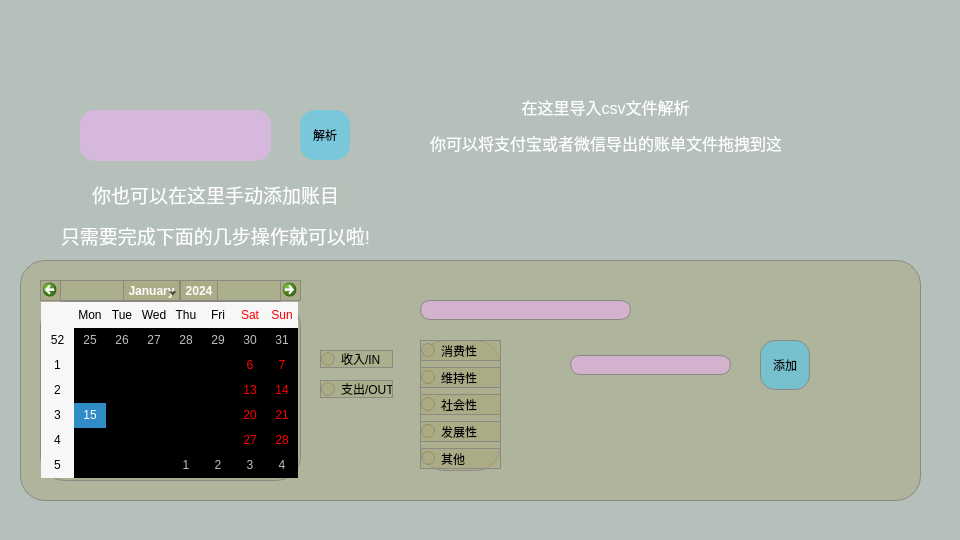
<?xml version="1.0" encoding="UTF-8"?>
<ui version="4.0">
 <class>add_account_page</class>
 <widget class="QWidget" name="add_account_page">
  <property name="geometry">
   <rect>
    <x>0</x>
    <y>0</y>
    <width>960</width>
    <height>540</height>
   </rect>
  </property>
  <property name="minimumSize">
   <size>
    <width>960</width>
    <height>540</height>
   </size>
  </property>
  <property name="maximumSize">
   <size>
    <width>960</width>
    <height>540</height>
   </size>
  </property>
  <property name="windowTitle">
   <string>Form</string>
  </property>
  <widget class="QWidget" name="backwidget" native="true">
   <property name="geometry">
    <rect>
     <x>0</x>
     <y>0</y>
     <width>960</width>
     <height>540</height>
    </rect>
   </property>
   <property name="minimumSize">
    <size>
     <width>960</width>
     <height>540</height>
    </size>
   </property>
   <property name="maximumSize">
    <size>
     <width>960</width>
     <height>540</height>
    </size>
   </property>
   <property name="styleSheet">
    <string notr="true">background-color: rgba(153, 170, 160, 175);</string>
   </property>
   <widget class="QWidget" name="common_way_widget" native="true">
    <property name="geometry">
     <rect>
      <x>20</x>
      <y>260</y>
      <width>901</width>
      <height>241</height>
     </rect>
    </property>
    <property name="styleSheet">
     <string notr="true">QWidget {
	background-color: rgba(170, 170, 127, 125);
    border-style: solid; /* 按下时边框样式 */
    border-width: 1px; /* 按下时边框宽度 */
    border-color: #8c8884; /* 按下时边框颜色 */
    border-radius: 25px; /* 边框圆角 */
}

QWidget:hover {

  background-color: rgba(170, 170, 127, 75);
    border-style: solid; /* 按下时边框样式 */
    border-width: 1px; /* 按下时边框宽度 */
    border-color: #8c8884; /* 按下时边框颜色 */
    border-radius:25px; /* 边框圆角 */
}
</string>
    </property>
    <widget class="QRadioButton" name="btnIn">
     <property name="geometry">
      <rect>
       <x>300</x>
       <y>90</y>
       <width>73</width>
       <height>18</height>
      </rect>
     </property>
     <property name="text">
      <string>收入/IN</string>
     </property>
    </widget>
    <widget class="QRadioButton" name="btnOut">
     <property name="geometry">
      <rect>
       <x>300</x>
       <y>120</y>
       <width>73</width>
       <height>18</height>
      </rect>
     </property>
     <property name="text">
      <string>支出/OUT</string>
     </property>
    </widget>
    <widget class="QPushButton" name="btnConfirm">
     <property name="geometry">
      <rect>
       <x>740</x>
       <y>80</y>
       <width>50</width>
       <height>50</height>
      </rect>
     </property>
     <property name="minimumSize">
      <size>
       <width>50</width>
       <height>50</height>
      </size>
     </property>
     <property name="maximumSize">
      <size>
       <width>50</width>
       <height>50</height>
      </size>
     </property>
     <property name="contextMenuPolicy">
      <enum>Qt::DefaultContextMenu</enum>
     </property>
     <property name="styleSheet">
      <string notr="true">QPushButton {
	font: 10pt &quot;幼圆&quot;;
	background-color: rgba(61, 203, 255, 125);
    color: #000000; /* 文字颜色 */
    font-weight: normal;
    padding: 5px; /* 按需调整内边距 */
   border-radius: 15px; /* 边框圆角 */
}

QPushButton:hover {
	background-color: rgba(61, 203, 255, 200);
    border-style: solid; /* 按下时边框样式 */
    border-width: 1px; /* 按下时边框宽度 */
    border-color: #8c8884; /* 按下时边框颜色 */
    border-radius: 15px; /* 边框圆角 */
}

</string>
     </property>
     <property name="text">
      <string>添加</string>
     </property>
    </widget>
    <widget class="QLineEdit" name="lineEdit">
     <property name="geometry">
      <rect>
       <x>550</x>
       <y>95</y>
       <width>161</width>
       <height>20</height>
      </rect>
     </property>
     <property name="styleSheet">
      <string notr="true">QLineEdit{
	background-color: rgba(246, 176, 255,125);
   border-radius: 10px; /* 边框圆角 */
}</string>
     </property>
    </widget>
    <widget class="QCalendarWidget" name="calendarWidget">
     <property name="geometry">
      <rect>
       <x>20</x>
       <y>20</y>
       <width>261</width>
       <height>201</height>
      </rect>
     </property>
    </widget>
    <widget class="QLineEdit" name="lineEdit_2">
     <property name="geometry">
      <rect>
       <x>400</x>
       <y>40</y>
       <width>211</width>
       <height>20</height>
      </rect>
     </property>
     <property name="styleSheet">
      <string notr="true">QLineEdit{
	background-color: rgba(246, 176, 255,125);
   border-radius: 10px; /* 边框圆角 */
}</string>
     </property>
    </widget>
    <widget class="QWidget" name="verticalLayoutWidget">
     <property name="geometry">
      <rect>
       <x>400</x>
       <y>80</y>
       <width>81</width>
       <height>131</height>
      </rect>
     </property>
     <layout class="QVBoxLayout" name="verticalLayout">
      <item>
       <widget class="QRadioButton" name="consume">
        <property name="text">
         <string>消费性</string>
        </property>
       </widget>
      </item>
      <item>
       <widget class="QRadioButton" name="maintain">
        <property name="text">
         <string>维持性</string>
        </property>
       </widget>
      </item>
      <item>
       <widget class="QRadioButton" name="social">
        <property name="text">
         <string>社会性</string>
        </property>
       </widget>
      </item>
      <item>
       <widget class="QRadioButton" name="develop">
        <property name="text">
         <string>发展性</string>
        </property>
       </widget>
      </item>
      <item>
       <widget class="QRadioButton" name="other">
        <property name="text">
         <string>其他</string>
        </property>
       </widget>
      </item>
     </layout>
    </widget>
   </widget>
  </widget>
  <widget class="QPushButton" name="btnYes">
   <property name="geometry">
    <rect>
     <x>300</x>
     <y>110</y>
     <width>50</width>
     <height>50</height>
    </rect>
   </property>
   <property name="minimumSize">
    <size>
     <width>50</width>
     <height>50</height>
    </size>
   </property>
   <property name="maximumSize">
    <size>
     <width>50</width>
     <height>50</height>
    </size>
   </property>
   <property name="contextMenuPolicy">
    <enum>Qt::DefaultContextMenu</enum>
   </property>
   <property name="styleSheet">
    <string notr="true">QPushButton {
	font: 10pt &quot;幼圆&quot;;
	background-color: rgba(61, 203, 255, 125);
    color: #000000; /* 文字颜色 */
    font-weight: normal;
    padding: 5px; /* 按需调整内边距 */
   border-radius: 15px; /* 边框圆角 */
}

QPushButton:hover {
	background-color: rgba(61, 203, 255, 200);
    border-style: solid; /* 按下时边框样式 */
    border-width: 1px; /* 按下时边框宽度 */
    border-color: #8c8884; /* 按下时边框颜色 */
    border-radius: 15px; /* 边框圆角 */
}

</string>
   </property>
   <property name="text">
    <string>解析</string>
   </property>
  </widget>
  <widget class="QTextEdit" name="textEdit">
   <property name="geometry">
    <rect>
     <x>80</x>
     <y>110</y>
     <width>191</width>
     <height>51</height>
    </rect>
   </property>
   <property name="styleSheet">
    <string notr="true">QTextEdit{
	background-color: rgba(246, 176, 255,125);
   border-radius: 15px; /* 边框圆角 */
}</string>
   </property>
  </widget>
  <widget class="QLabel" name="label">
   <property name="geometry">
    <rect>
     <x>430</x>
     <y>70</y>
     <width>351</width>
     <height>111</height>
    </rect>
   </property>
   <property name="text">
    <string>&lt;html&gt;&lt;head/&gt;&lt;body&gt;&lt;p align=&quot;center&quot;&gt;&lt;span style=&quot; font-size:12pt; color:#ffffff;&quot;&gt;在这里导入csv文件解析&lt;/span&gt;&lt;/p&gt;&lt;p align=&quot;center&quot;&gt;&lt;span style=&quot; font-size:12pt; color:#ffffff;&quot;&gt;你可以将支付宝或者微信导出的账单文件拖拽到这里&lt;/span&gt;&lt;/p&gt;&lt;/body&gt;&lt;/html&gt;</string>
   </property>
  </widget>
  <widget class="QLabel" name="label_2">
   <property name="geometry">
    <rect>
     <x>50</x>
     <y>180</y>
     <width>331</width>
     <height>71</height>
    </rect>
   </property>
   <property name="text">
    <string>&lt;html&gt;&lt;head/&gt;&lt;body&gt;&lt;p align=&quot;center&quot;&gt;&lt;span style=&quot; font-size:14pt; color:#fefefe;&quot;&gt;你也可以在这里手动添加账目&lt;/span&gt;&lt;/p&gt;&lt;p align=&quot;center&quot;&gt;&lt;span style=&quot; font-size:14pt; color:#fefefe;&quot;&gt;只需要完成下面的几步操作就可以啦!&lt;/span&gt;&lt;/p&gt;&lt;/body&gt;&lt;/html&gt;</string>
   </property>
  </widget>
 </widget>
 <resources/>
 <connections/>
</ui>
